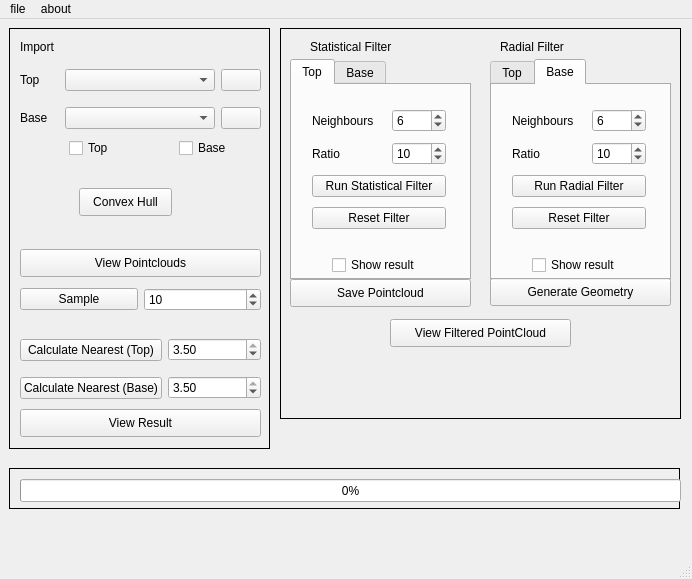
<?xml version="1.0" encoding="UTF-8"?>
<ui version="4.0">
 <class>MainWindow</class>
 <widget class="QMainWindow" name="MainWindow">
  <property name="geometry">
   <rect>
    <x>0</x>
    <y>0</y>
    <width>692</width>
    <height>579</height>
   </rect>
  </property>
  <property name="windowTitle">
   <string>MainWindow</string>
  </property>
  <widget class="QWidget" name="centralwidget">
   <widget class="QLabel" name="label">
    <property name="geometry">
     <rect>
      <x>20</x>
      <y>20</y>
      <width>55</width>
      <height>16</height>
     </rect>
    </property>
    <property name="text">
     <string>Import</string>
    </property>
   </widget>
   <widget class="QWidget" name="verticalLayoutWidget_8">
    <property name="geometry">
     <rect>
      <x>20</x>
      <y>40</y>
      <width>241</width>
      <height>80</height>
     </rect>
    </property>
    <layout class="QVBoxLayout" name="verticalLayout_10">
     <item>
      <layout class="QVBoxLayout" name="verticalLayout_11">
       <item>
        <layout class="QHBoxLayout" name="horizontalLayout_7">
         <item>
          <widget class="QLabel" name="label_11">
           <property name="text">
            <string>Top</string>
           </property>
           <property name="margin">
            <number>5</number>
           </property>
          </widget>
         </item>
         <item>
          <widget class="QComboBox" name="comboTop">
           <property name="minimumSize">
            <size>
             <width>150</width>
             <height>0</height>
            </size>
           </property>
           <property name="editable">
            <bool>false</bool>
           </property>
           <property name="duplicatesEnabled">
            <bool>false</bool>
           </property>
          </widget>
         </item>
         <item>
          <widget class="QPushButton" name="btnViewTop">
           <property name="text">
            <string/>
           </property>
           <property name="icon">
            <iconset>
             <normaloff>../../Desktop/images/icons/eye_of_horus.png</normaloff>../../Desktop/images/icons/eye_of_horus.png</iconset>
           </property>
          </widget>
         </item>
        </layout>
       </item>
      </layout>
     </item>
     <item>
      <layout class="QHBoxLayout" name="horizontalLayout_8">
       <item>
        <widget class="QLabel" name="label_12">
         <property name="text">
          <string>Base</string>
         </property>
         <property name="margin">
          <number>5</number>
         </property>
        </widget>
       </item>
       <item>
        <widget class="QComboBox" name="comboBase">
         <property name="minimumSize">
          <size>
           <width>150</width>
           <height>0</height>
          </size>
         </property>
        </widget>
       </item>
       <item>
        <widget class="QPushButton" name="btnViewBase">
         <property name="text">
          <string/>
         </property>
         <property name="icon">
          <iconset>
           <normaloff>../../Desktop/images/icons/eye_of_horus.png</normaloff>../../Desktop/images/icons/eye_of_horus.png</iconset>
         </property>
        </widget>
       </item>
      </layout>
     </item>
    </layout>
   </widget>
   <widget class="QPushButton" name="btnViewFilteredPointCloud">
    <property name="geometry">
     <rect>
      <x>390</x>
      <y>300</y>
      <width>181</width>
      <height>28</height>
     </rect>
    </property>
    <property name="text">
     <string>View Filtered PointCloud</string>
    </property>
    <property name="icon">
     <iconset>
      <normaloff>../../Desktop/images/icons/eye_of_horus.png</normaloff>../../Desktop/images/icons/eye_of_horus.png</iconset>
    </property>
   </widget>
   <widget class="QTabWidget" name="tabWidget">
    <property name="geometry">
     <rect>
      <x>290</x>
      <y>40</y>
      <width>181</width>
      <height>221</height>
     </rect>
    </property>
    <property name="currentIndex">
     <number>0</number>
    </property>
    <widget class="QWidget" name="tab">
     <attribute name="title">
      <string>Top</string>
     </attribute>
     <widget class="QWidget" name="verticalLayoutWidget_4">
      <property name="geometry">
       <rect>
        <x>10</x>
        <y>10</y>
        <width>154</width>
        <height>151</height>
       </rect>
      </property>
      <layout class="QVBoxLayout" name="verticalLayout_15">
       <property name="leftMargin">
        <number>10</number>
       </property>
       <property name="topMargin">
        <number>10</number>
       </property>
       <property name="rightMargin">
        <number>10</number>
       </property>
       <property name="bottomMargin">
        <number>10</number>
       </property>
       <item>
        <layout class="QHBoxLayout" name="horizontalLayout_15">
         <item>
          <widget class="QLabel" name="label_22">
           <property name="text">
            <string>Neighbours</string>
           </property>
          </widget>
         </item>
         <item>
          <spacer name="horizontalSpacer_13">
           <property name="orientation">
            <enum>Qt::Horizontal</enum>
           </property>
           <property name="sizeHint" stdset="0">
            <size>
             <width>5</width>
             <height>20</height>
            </size>
           </property>
          </spacer>
         </item>
         <item>
          <widget class="QSpinBox" name="spNbTop">
           <property name="maximum">
            <number>1000</number>
           </property>
           <property name="value">
            <number>6</number>
           </property>
          </widget>
         </item>
        </layout>
       </item>
       <item>
        <layout class="QHBoxLayout" name="horizontalLayout_16">
         <item>
          <widget class="QLabel" name="label_23">
           <property name="text">
            <string>Ratio</string>
           </property>
          </widget>
         </item>
         <item>
          <spacer name="horizontalSpacer_14">
           <property name="orientation">
            <enum>Qt::Horizontal</enum>
           </property>
           <property name="sizeHint" stdset="0">
            <size>
             <width>40</width>
             <height>20</height>
            </size>
           </property>
          </spacer>
         </item>
         <item>
          <widget class="QSpinBox" name="spRatioTop">
           <property name="maximum">
            <number>1000</number>
           </property>
           <property name="value">
            <number>10</number>
           </property>
          </widget>
         </item>
        </layout>
       </item>
       <item>
        <widget class="QPushButton" name="btnStatFilterTop">
         <property name="text">
          <string>Run Statistical Filter</string>
         </property>
        </widget>
       </item>
       <item>
        <widget class="QPushButton" name="btnResetFilterTop">
         <property name="text">
          <string>Reset Filter</string>
         </property>
        </widget>
       </item>
      </layout>
     </widget>
     <widget class="QCheckBox" name="pcFilteredTop">
      <property name="geometry">
       <rect>
        <x>40</x>
        <y>170</y>
        <width>101</width>
        <height>20</height>
       </rect>
      </property>
      <property name="text">
       <string>Show result</string>
      </property>
     </widget>
    </widget>
    <widget class="QWidget" name="tab_2">
     <attribute name="title">
      <string>Base</string>
     </attribute>
     <widget class="QWidget" name="verticalLayoutWidget_7">
      <property name="geometry">
       <rect>
        <x>10</x>
        <y>10</y>
        <width>154</width>
        <height>151</height>
       </rect>
      </property>
      <layout class="QVBoxLayout" name="verticalLayout_9">
       <property name="leftMargin">
        <number>10</number>
       </property>
       <property name="topMargin">
        <number>10</number>
       </property>
       <property name="rightMargin">
        <number>10</number>
       </property>
       <property name="bottomMargin">
        <number>10</number>
       </property>
       <item>
        <layout class="QHBoxLayout" name="horizontalLayout_5">
         <item>
          <widget class="QLabel" name="label_13">
           <property name="text">
            <string>Neighbours</string>
           </property>
          </widget>
         </item>
         <item>
          <spacer name="horizontalSpacer_5">
           <property name="orientation">
            <enum>Qt::Horizontal</enum>
           </property>
           <property name="sizeHint" stdset="0">
            <size>
             <width>5</width>
             <height>20</height>
            </size>
           </property>
          </spacer>
         </item>
         <item>
          <widget class="QSpinBox" name="spNbBase">
           <property name="maximum">
            <number>1000</number>
           </property>
           <property name="value">
            <number>6</number>
           </property>
          </widget>
         </item>
        </layout>
       </item>
       <item>
        <layout class="QHBoxLayout" name="horizontalLayout_6">
         <item>
          <widget class="QLabel" name="label_14">
           <property name="text">
            <string>Ratio</string>
           </property>
          </widget>
         </item>
         <item>
          <spacer name="horizontalSpacer_6">
           <property name="orientation">
            <enum>Qt::Horizontal</enum>
           </property>
           <property name="sizeHint" stdset="0">
            <size>
             <width>40</width>
             <height>20</height>
            </size>
           </property>
          </spacer>
         </item>
         <item>
          <widget class="QSpinBox" name="spRatioBase">
           <property name="maximum">
            <number>1000</number>
           </property>
           <property name="value">
            <number>10</number>
           </property>
          </widget>
         </item>
        </layout>
       </item>
       <item>
        <widget class="QPushButton" name="btnStatFilterBase">
         <property name="text">
          <string>Run Statistical Filter</string>
         </property>
        </widget>
       </item>
       <item>
        <widget class="QPushButton" name="btnResetFilterBase">
         <property name="text">
          <string>Reset Filter</string>
         </property>
        </widget>
       </item>
      </layout>
     </widget>
     <widget class="QCheckBox" name="pcFilteredBase">
      <property name="geometry">
       <rect>
        <x>40</x>
        <y>170</y>
        <width>101</width>
        <height>20</height>
       </rect>
      </property>
      <property name="text">
       <string>Show result</string>
      </property>
     </widget>
    </widget>
   </widget>
   <widget class="QLabel" name="label_3">
    <property name="geometry">
     <rect>
      <x>310</x>
      <y>20</y>
      <width>161</width>
      <height>16</height>
     </rect>
    </property>
    <property name="text">
     <string>Statistical Filter</string>
    </property>
   </widget>
   <widget class="QLabel" name="label_15">
    <property name="geometry">
     <rect>
      <x>500</x>
      <y>20</y>
      <width>161</width>
      <height>16</height>
     </rect>
    </property>
    <property name="text">
     <string>Radial Filter</string>
    </property>
   </widget>
   <widget class="QTabWidget" name="tabWidget_2">
    <property name="geometry">
     <rect>
      <x>490</x>
      <y>40</y>
      <width>181</width>
      <height>221</height>
     </rect>
    </property>
    <property name="currentIndex">
     <number>1</number>
    </property>
    <widget class="QWidget" name="tab_3">
     <attribute name="title">
      <string>Top</string>
     </attribute>
     <widget class="QWidget" name="verticalLayoutWidget_12">
      <property name="geometry">
       <rect>
        <x>10</x>
        <y>10</y>
        <width>154</width>
        <height>151</height>
       </rect>
      </property>
      <layout class="QVBoxLayout" name="verticalLayout_16">
       <property name="leftMargin">
        <number>10</number>
       </property>
       <property name="topMargin">
        <number>10</number>
       </property>
       <property name="rightMargin">
        <number>10</number>
       </property>
       <property name="bottomMargin">
        <number>10</number>
       </property>
       <item>
        <layout class="QHBoxLayout" name="horizontalLayout_17">
         <item>
          <widget class="QLabel" name="label_24">
           <property name="text">
            <string>Neighbours</string>
           </property>
          </widget>
         </item>
         <item>
          <spacer name="horizontalSpacer_15">
           <property name="orientation">
            <enum>Qt::Horizontal</enum>
           </property>
           <property name="sizeHint" stdset="0">
            <size>
             <width>5</width>
             <height>20</height>
            </size>
           </property>
          </spacer>
         </item>
         <item>
          <widget class="QSpinBox" name="spNbTop_5">
           <property name="maximum">
            <number>1000</number>
           </property>
           <property name="value">
            <number>6</number>
           </property>
          </widget>
         </item>
        </layout>
       </item>
       <item>
        <layout class="QHBoxLayout" name="horizontalLayout_18">
         <item>
          <widget class="QLabel" name="label_25">
           <property name="text">
            <string>Ratio</string>
           </property>
          </widget>
         </item>
         <item>
          <spacer name="horizontalSpacer_16">
           <property name="orientation">
            <enum>Qt::Horizontal</enum>
           </property>
           <property name="sizeHint" stdset="0">
            <size>
             <width>40</width>
             <height>20</height>
            </size>
           </property>
          </spacer>
         </item>
         <item>
          <widget class="QSpinBox" name="spRatioTop_5">
           <property name="maximum">
            <number>1000</number>
           </property>
           <property name="value">
            <number>10</number>
           </property>
          </widget>
         </item>
        </layout>
       </item>
       <item>
        <widget class="QPushButton" name="btnStatFilterTop_5">
         <property name="text">
          <string>Run Radial Filter</string>
         </property>
        </widget>
       </item>
       <item>
        <widget class="QPushButton" name="btnResetFilterTop_5">
         <property name="text">
          <string>Reset Filter</string>
         </property>
        </widget>
       </item>
      </layout>
     </widget>
     <widget class="QCheckBox" name="pcFilteredTop_4">
      <property name="geometry">
       <rect>
        <x>40</x>
        <y>170</y>
        <width>101</width>
        <height>20</height>
       </rect>
      </property>
      <property name="text">
       <string>Show result</string>
      </property>
     </widget>
    </widget>
    <widget class="QWidget" name="tab_4">
     <attribute name="title">
      <string>Base</string>
     </attribute>
     <widget class="QWidget" name="verticalLayoutWidget_13">
      <property name="geometry">
       <rect>
        <x>10</x>
        <y>10</y>
        <width>154</width>
        <height>151</height>
       </rect>
      </property>
      <layout class="QVBoxLayout" name="verticalLayout_17">
       <property name="leftMargin">
        <number>10</number>
       </property>
       <property name="topMargin">
        <number>10</number>
       </property>
       <property name="rightMargin">
        <number>10</number>
       </property>
       <property name="bottomMargin">
        <number>10</number>
       </property>
       <item>
        <layout class="QHBoxLayout" name="horizontalLayout_19">
         <item>
          <widget class="QLabel" name="label_26">
           <property name="text">
            <string>Neighbours</string>
           </property>
          </widget>
         </item>
         <item>
          <spacer name="horizontalSpacer_17">
           <property name="orientation">
            <enum>Qt::Horizontal</enum>
           </property>
           <property name="sizeHint" stdset="0">
            <size>
             <width>5</width>
             <height>20</height>
            </size>
           </property>
          </spacer>
         </item>
         <item>
          <widget class="QSpinBox" name="spNbBase_3">
           <property name="maximum">
            <number>1000</number>
           </property>
           <property name="value">
            <number>6</number>
           </property>
          </widget>
         </item>
        </layout>
       </item>
       <item>
        <layout class="QHBoxLayout" name="horizontalLayout_20">
         <item>
          <widget class="QLabel" name="label_27">
           <property name="text">
            <string>Ratio</string>
           </property>
          </widget>
         </item>
         <item>
          <spacer name="horizontalSpacer_18">
           <property name="orientation">
            <enum>Qt::Horizontal</enum>
           </property>
           <property name="sizeHint" stdset="0">
            <size>
             <width>40</width>
             <height>20</height>
            </size>
           </property>
          </spacer>
         </item>
         <item>
          <widget class="QSpinBox" name="spRatioBase_3">
           <property name="maximum">
            <number>1000</number>
           </property>
           <property name="value">
            <number>10</number>
           </property>
          </widget>
         </item>
        </layout>
       </item>
       <item>
        <widget class="QPushButton" name="btnStatFilterBase_3">
         <property name="text">
          <string>Run Radial Filter</string>
         </property>
        </widget>
       </item>
       <item>
        <widget class="QPushButton" name="btnResetFilterBase_3">
         <property name="text">
          <string>Reset Filter</string>
         </property>
        </widget>
       </item>
      </layout>
     </widget>
     <widget class="QCheckBox" name="pcFilteredBase_3">
      <property name="geometry">
       <rect>
        <x>40</x>
        <y>170</y>
        <width>101</width>
        <height>20</height>
       </rect>
      </property>
      <property name="text">
       <string>Show result</string>
      </property>
     </widget>
    </widget>
   </widget>
   <widget class="QWidget" name="horizontalLayoutWidget">
    <property name="geometry">
     <rect>
      <x>20</x>
      <y>310</y>
      <width>241</width>
      <height>80</height>
     </rect>
    </property>
    <layout class="QHBoxLayout" name="horizontalLayout">
     <item>
      <layout class="QVBoxLayout" name="verticalLayout_5">
       <item>
        <widget class="QPushButton" name="btnNearDistTop">
         <property name="text">
          <string>Calculate Nearest (Top)</string>
         </property>
        </widget>
       </item>
       <item>
        <widget class="QPushButton" name="btnNearDistBase">
         <property name="text">
          <string>Calculate Nearest (Base)</string>
         </property>
        </widget>
       </item>
      </layout>
     </item>
     <item>
      <layout class="QVBoxLayout" name="verticalLayout_2">
       <item>
        <widget class="QDoubleSpinBox" name="spDistValueTop">
         <property name="maximum">
          <double>3.500000000000000</double>
         </property>
         <property name="singleStep">
          <double>0.100000000000000</double>
         </property>
         <property name="value">
          <double>3.500000000000000</double>
         </property>
        </widget>
       </item>
       <item>
        <widget class="QDoubleSpinBox" name="spDistValueBase">
         <property name="maximum">
          <double>3.500000000000000</double>
         </property>
         <property name="singleStep">
          <double>0.100000000000000</double>
         </property>
         <property name="value">
          <double>3.500000000000000</double>
         </property>
        </widget>
       </item>
      </layout>
     </item>
    </layout>
   </widget>
   <widget class="QProgressBar" name="progressBar">
    <property name="geometry">
     <rect>
      <x>20</x>
      <y>460</y>
      <width>661</width>
      <height>23</height>
     </rect>
    </property>
    <property name="value">
     <number>0</number>
    </property>
   </widget>
   <widget class="QPushButton" name="btnViewPointCloudsImported">
    <property name="geometry">
     <rect>
      <x>20</x>
      <y>230</y>
      <width>241</width>
      <height>28</height>
     </rect>
    </property>
    <property name="text">
     <string>View Pointclouds</string>
    </property>
    <property name="icon">
     <iconset>
      <normaloff>../../Desktop/images/icons/eye_of_horus.png</normaloff>../../Desktop/images/icons/eye_of_horus.png</iconset>
    </property>
   </widget>
   <widget class="QPushButton" name="btnViewPointCloudsDist">
    <property name="geometry">
     <rect>
      <x>20</x>
      <y>390</y>
      <width>241</width>
      <height>28</height>
     </rect>
    </property>
    <property name="text">
     <string>View Result</string>
    </property>
    <property name="icon">
     <iconset>
      <normaloff>../../Desktop/images/icons/eye_of_horus.png</normaloff>../../Desktop/images/icons/eye_of_horus.png</iconset>
    </property>
   </widget>
   <widget class="QPushButton" name="btnSavePointCloud">
    <property name="geometry">
     <rect>
      <x>290</x>
      <y>260</y>
      <width>181</width>
      <height>28</height>
     </rect>
    </property>
    <property name="text">
     <string>Save Pointcloud</string>
    </property>
   </widget>
   <widget class="QWidget" name="horizontalLayoutWidget_2">
    <property name="geometry">
     <rect>
      <x>20</x>
      <y>260</y>
      <width>241</width>
      <height>41</height>
     </rect>
    </property>
    <layout class="QHBoxLayout" name="horizontalLayout_2">
     <item>
      <widget class="QPushButton" name="btnSample">
       <property name="text">
        <string>Sample</string>
       </property>
      </widget>
     </item>
     <item>
      <widget class="QSpinBox" name="spSample">
       <property name="maximum">
        <number>100</number>
       </property>
       <property name="singleStep">
        <number>5</number>
       </property>
       <property name="value">
        <number>10</number>
       </property>
      </widget>
     </item>
    </layout>
   </widget>
   <widget class="QFrame" name="frame">
    <property name="geometry">
     <rect>
      <x>9</x>
      <y>9</y>
      <width>261</width>
      <height>421</height>
     </rect>
    </property>
    <property name="frameShape">
     <enum>QFrame::Box</enum>
    </property>
    <property name="frameShadow">
     <enum>QFrame::Plain</enum>
    </property>
    <widget class="QCheckBox" name="chkTop">
     <property name="geometry">
      <rect>
       <x>60</x>
       <y>110</y>
       <width>81</width>
       <height>20</height>
      </rect>
     </property>
     <property name="text">
      <string>Top</string>
     </property>
    </widget>
    <widget class="QCheckBox" name="chkBase">
     <property name="geometry">
      <rect>
       <x>170</x>
       <y>110</y>
       <width>81</width>
       <height>20</height>
      </rect>
     </property>
     <property name="text">
      <string>Base</string>
     </property>
    </widget>
    <widget class="QPushButton" name="btnConvexHull">
     <property name="geometry">
      <rect>
       <x>70</x>
       <y>160</y>
       <width>93</width>
       <height>28</height>
      </rect>
     </property>
     <property name="text">
      <string>Convex Hull</string>
     </property>
    </widget>
   </widget>
   <widget class="QFrame" name="frame_2">
    <property name="geometry">
     <rect>
      <x>280</x>
      <y>9</y>
      <width>401</width>
      <height>391</height>
     </rect>
    </property>
    <property name="frameShape">
     <enum>QFrame::Box</enum>
    </property>
    <property name="frameShadow">
     <enum>QFrame::Plain</enum>
    </property>
    <widget class="QPushButton" name="btnToGeom">
     <property name="geometry">
      <rect>
       <x>210</x>
       <y>250</y>
       <width>181</width>
       <height>28</height>
      </rect>
     </property>
     <property name="text">
      <string>Generate Geometry</string>
     </property>
    </widget>
   </widget>
   <widget class="QFrame" name="frame_3">
    <property name="geometry">
     <rect>
      <x>9</x>
      <y>449</y>
      <width>671</width>
      <height>41</height>
     </rect>
    </property>
    <property name="frameShape">
     <enum>QFrame::Box</enum>
    </property>
    <property name="frameShadow">
     <enum>QFrame::Plain</enum>
    </property>
   </widget>
   <zorder>frame_2</zorder>
   <zorder>frame</zorder>
   <zorder>tabWidget</zorder>
   <zorder>frame_3</zorder>
   <zorder>label</zorder>
   <zorder>verticalLayoutWidget_8</zorder>
   <zorder>btnViewFilteredPointCloud</zorder>
   <zorder>label_3</zorder>
   <zorder>label_15</zorder>
   <zorder>tabWidget_2</zorder>
   <zorder>horizontalLayoutWidget</zorder>
   <zorder>progressBar</zorder>
   <zorder>btnViewPointCloudsImported</zorder>
   <zorder>btnViewPointCloudsDist</zorder>
   <zorder>btnSavePointCloud</zorder>
   <zorder>horizontalLayoutWidget_2</zorder>
  </widget>
  <widget class="QMenuBar" name="menubar">
   <property name="geometry">
    <rect>
     <x>0</x>
     <y>0</y>
     <width>692</width>
     <height>26</height>
    </rect>
   </property>
   <widget class="QMenu" name="menufile">
    <property name="title">
     <string>file</string>
    </property>
   </widget>
   <widget class="QMenu" name="menuabout">
    <property name="title">
     <string>about</string>
    </property>
   </widget>
   <addaction name="menufile"/>
   <addaction name="menuabout"/>
  </widget>
  <widget class="QStatusBar" name="statusbar"/>
 </widget>
 <resources/>
 <connections/>
</ui>
